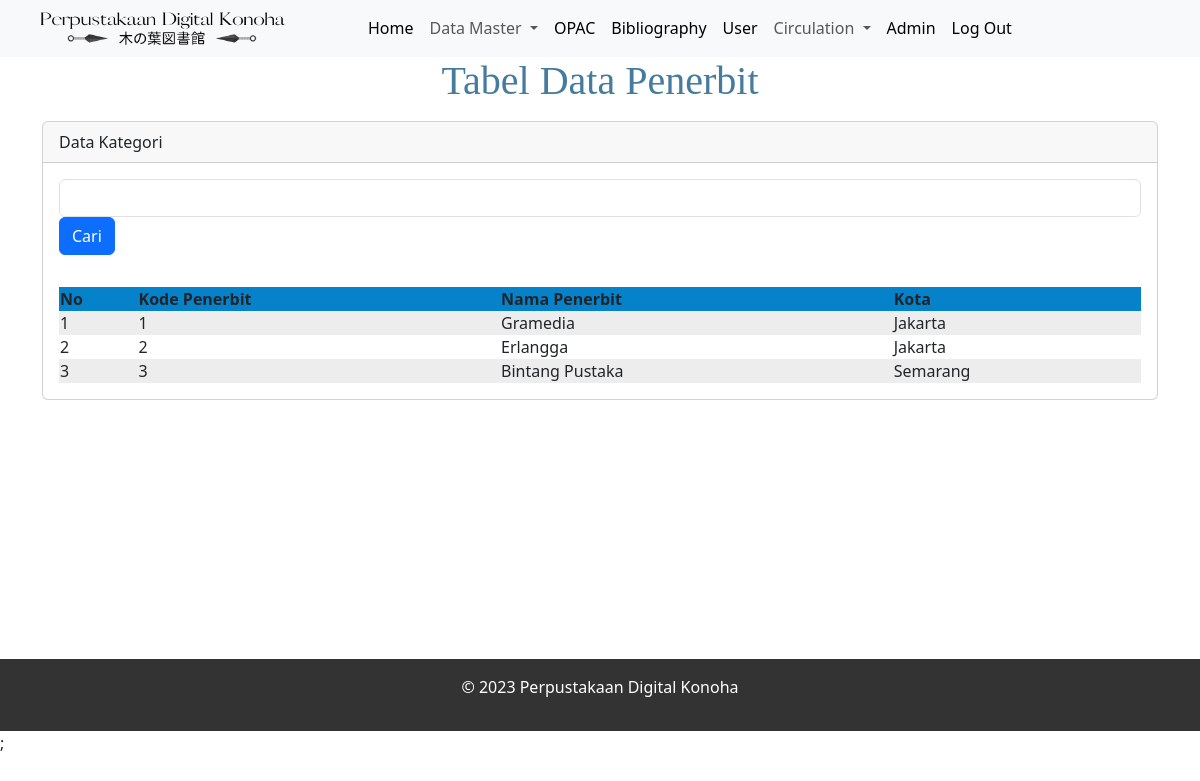
The page /penerbit.php on the database its author committed.
### tables this page shows
CREATE TABLE `penerbit` (
  `id_penerbit` int(11) NOT NULL,
  `nama_penerbit` varchar(50) DEFAULT NULL,
  `kota` varchar(30) DEFAULT NULL
);

### penerbit.php (the view, shortened to what this page needs)
<?php
	include 'header.php';
	include 'koneksi.php';
?>
<center><font face="Britannic Bold" color="#457B9D"><h1 align="center">Tabel Data Penerbit</h1></font></center>
<div class="container">
	<div class="row">
		<div class="col-lg-12 mt-2 mb-2" style="min-height: 530px;">
			<div class="card">
			  <div class="card-header">
				Data Kategori
			  </div>
			  <div class="card-body">
				<div class="row">
					<div class="col mb-3">
						<form class="form-inline float-right" method="GET">
							<input type="text" class="form-control" name="keyword">
							<input type="submit" class="btn btn-primary" name="cari" value="Cari">
						</form>
					</div>
				</div>
				<table border="0">
					<thead>
						<tr>
							<th>No</th>
							<th>Kode Penerbit</th>
							<th>Nama Penerbit</th>
							<th>Kota</th>
						</tr>
					</thead>
							    <tbody>
									<?php
									$sql = "SELECT * FROM penerbit ORDER BY id_penerbit";
									$no  = 1;
									foreach ($koneksi->query($sql) as $data) :
									?>
										<tr>
											<td><?php echo $no++; ?></td>
											<td><?php echo $data['id_penerbit'] ?></td>
											<td><?php echo $data['nama_penerbit'] ?></td>
											<td><?php echo $data['kota'] ?></td>
										</tr>
									<?php
									endforeach;
									?>
								</tbody>
						</table>
					</div>
				</div>
			  </div>
			</div>
		</div>

### header.php (style rules this page uses)
footer { background-color: #333; color: #fff; padding: 1em; text-align: center; }

### penerbit.php (style rules this page uses)
tbody > tr:nth-child(2n+1) > td, tbody > tr:nth-child(2n+1) > th { background-color: #ededed; }
table { width: 100%; margin: auto; border-collapse: collapse; box-shadow: darkgrey 3px; }
thead tr { background-color: #0582ca; }

### rows shown on the page
penerbit: id_penerbit "1", nama_penerbit "Gramedia", kota "Jakarta"
penerbit: id_penerbit "2", nama_penerbit "Erlangga", kota "Jakarta"
penerbit: id_penerbit "3", nama_penerbit "Bintang Pustaka", kota "Semarang"
